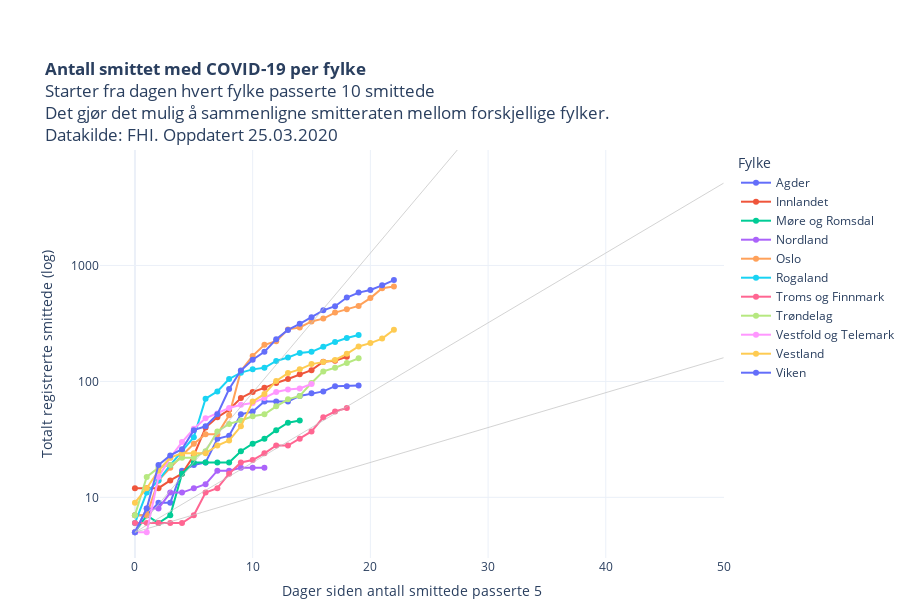

The cell this chart's notebook holds for it:
### Code cell
kategori = [i for i in restart["Fylke"].unique()]
kategori.sort()

fig = px.scatter(restart, 
                 x="level_1", 
                 y="value", 
                 color="Fylke",
                 hover_name="Fylke",
                 hover_data=["RHF", "variable", "value"],
                 #animation_frame="variable",
                 #animation_group="RHF",
                 log_y=True,
                 height=600,
                 #category_orders={"Fylke": kategori}, 
                 #color_discrete_sequence=colorlist,
                 template = "plotly_white",
                 range_y=[3,9900],
                 title = "<b>Antall smittet med COVID-19 per fylke</b><br>Starter fra dagen hvert fylke passerte 10 smittede<br>Det gjør det mulig å sammenligne smitteraten mellom forskjellige fylker.<br>Datakilde: FHI. Oppdatert "+datetime.today().strftime('%d.%m.%Y'),
                 labels = {"level_1": "Dager siden antall smittede passerte 5", "variable": "Dato", "value": "Totalt registrerte smittede (log)"}    
                )

fig.update_traces(mode="markers+lines")

fig.update_layout(autosize=True,
    margin=dict(l=100, r=100, t=150, b=0),
    paper_bgcolor='rgba(0, 0, 0, 0)',
    #plot_bgcolor='rgb(248, 248, 255)'    
                 )
fig.update_yaxes(nticks=4)

fig.add_shape(
        dict(
            type="line",
            x0=0,
            y0=5,
            x1=50,
            y1=5121,
            line=dict(
                color="rgba(192,192,192,0.7)",
                width=1
            ))
        )

fig.add_shape(
        dict(
            type="line",
            x0=0,
            y0=5,
            x1=50,
            y1=159.981,
            line=dict(
                color="rgba(192,192,192,0.7)",
                width=1
            ))
        )
fig.add_shape(
        dict(
            type="line",
            x0=0,
            y0=5,
            x1=50,
            y1=5226006.11,
            line=dict(
                color="rgba(192,192,192,0.7)",
                width=1
            ))
        )

fig.add_annotation(
    x=40,
    y=40000,
    text="FHI anslår 86 000 smittede <br> Slutten av april.",
    showarrow=False,
    font=dict(family="Helvetica", size=12),
    align="center",
    opacity=0.8)

py.plot(fig, filename='COVID19_antall_per_fylke.html', auto_open=False)
fig.show()

### Figure 1 — Plotly figure (JSON) as saved in the notebook; plotly's stock layout.template omitted (floating-point values rounded to 4 significant figures)
{"data": [{"customdata": [["Helse Sør-Øst", "05 Mar", 7], ["Helse Sør-Øst", "06 Mar", 7], ["Helse Sør-Øst", "07 Mar", 9], ["Helse Sør-Øst", "08 Mar", 9], ["Helse Sør-Øst", "09 Mar", 17], ["Helse Sør-Øst", "10 Mar", 19], ["Helse Sør-Øst", "11 Mar", 20], ["Helse Sør-Øst", "12 Mar", 32], ["Helse Sør-Øst", "13 Mar", 34], ["Helse Sør-Øst", "14 Mar", 52], ["Helse Sør-Øst", "15 Mar", 55], ["Helse Sør-Øst", "16 Mar", 67], ["Helse Sør-Øst", "17 Mar", 67], ["Helse Sør-Øst", "18 Mar", 67], ["Helse Sør-Øst", "19 Mar", 75], ["Helse Sør-Øst", "20 Mar", 79], ["Helse Sør-Øst", "21 Mar", 82], ["Helse Sør-Øst", "22 Mar", 91], ["Helse Sør-Øst", "23 Mar", 91], ["Helse Sør-Øst", "24 Mar", 92]], "hoverlabel": {"namelength": 0}, "hovertemplate": "<b>%{hovertext}</b><br><br>Fylke=Agder<br>Dager siden antall smittede passerte 5=%{x}<br>Totalt registrerte smittede (log)=%{customdata[2]}<br>RHF=%{customdata[0]}<br>Dato=%{customdata[1]}", "hovertext": ["Agder", "Agder", "Agder", "Agder", "Agder", "Agder", "Agder", "Agder", "Agder", "Agder", "Agder", "Agder", "Agder", "Agder", "Agder", "Agder", "Agder", "Agder", "Agder", "Agder"], "legendgroup": "Agder", "marker": {"color": "#636efa", "symbol": "circle"}, "mode": "markers+lines", "name": "Agder", "showlegend": true, "type": "scatter", "x": [0, 1, 2, 3, 4, 5, 6, 7, 8, 9, 10, 11, 12, 13, 14, 15, 16, 17, 18, 19], "xaxis": "x", "y": [7, 7, 9, 9, 17, 19, 20, 32, 34, 52, 55, 67, 67, 67, 75, 79, 82, 91, 91, 92], "yaxis": "y"}, {"customdata": [["Helse Sør-Øst", "06 Mar", 12], ["Helse Sør-Øst", "07 Mar", 12], ["Helse Sør-Øst", "08 Mar", 12], ["Helse Sør-Øst", "09 Mar", 14], ["Helse Sør-Øst", "10 Mar", 16], ["Helse Sør-Øst", "11 Mar", 23], ["Helse Sør-Øst", "12 Mar", 40], ["Helse Sør-Øst", "13 Mar", 49], ["Helse Sør-Øst", "14 Mar", 57], ["Helse Sør-Øst", "15 Mar", 72], ["Helse Sør-Øst", "16 Mar", 81], ["Helse Sør-Øst", "17 Mar", 88], ["Helse Sør-Øst", "18 Mar", 97], ["Helse Sør-Øst", "19 Mar", 105], ["Helse Sør-Øst", "20 Mar", 115], ["Helse Sør-Øst", "21 Mar", 125], ["Helse Sør-Øst", "22 Mar", 148], ["Helse Sør-Øst", "23 Mar", 151], ["Helse Sør-Øst", "24 Mar", 163]], "hoverlabel": {"namelength": 0}, "hovertemplate": "<b>%{hovertext}</b><br><br>Fylke=Innlandet<br>Dager siden antall smittede passerte 5=%{x}<br>Totalt registrerte smittede (log)=%{customdata[2]}<br>RHF=%{customdata[0]}<br>Dato=%{customdata[1]}", "hovertext": ["Innlandet", "Innlandet", "Innlandet", "Innlandet", "Innlandet", "Innlandet", "Innlandet", "Innlandet", "Innlandet", "Innlandet", "Innlandet", "Innlandet", "Innlandet", "Innlandet", "Innlandet", "Innlandet", "Innlandet", "Innlandet", "Innlandet"], "legendgroup": "Innlandet", "marker": {"color": "#EF553B", "symbol": "circle"}, "mode": "markers+lines", "name": "Innlandet", "showlegend": true, "type": "scatter", "x": [0, 1, 2, 3, 4, 5, 6, 7, 8, 9, 10, 11, 12, 13, 14, 15, 16, 17, 18], "xaxis": "x", "y": [12, 12, 12, 14, 16, 23, 40, 49, 57, 72, 81, 88, 97, 105, 115, 125, 148, 151, 163], "yaxis": "y"}, {"customdata": [["Helse Midt-Norge", "10 Mar", 5], ["Helse Midt-Norge", "11 Mar", 7], ["Helse Midt-Norge", "12 Mar", 6], ["Helse Midt-Norge", "13 Mar", 7], ["Helse Midt-Norge", "14 Mar", 16], ["Helse Midt-Norge", "15 Mar", 20], ["Helse Midt-Norge", "16 Mar", 20], ["Helse Midt-Norge", "17 Mar", 20], ["Helse Midt-Norge", "18 Mar", 20], ["Helse Midt-Norge", "19 Mar", 25], ["Helse Midt-Norge", "20 Mar", 29], ["Helse Midt-Norge", "21 Mar", 32], ["Helse Midt-Norge", "22 Mar", 38], ["Helse Midt-Norge", "23 Mar", 44], ["Helse Midt-Norge", "24 Mar", 46]], "hoverlabel": {"namelength": 0}, "hovertemplate": "<b>%{hovertext}</b><br><br>Fylke=Møre og Romsdal<br>Dager siden antall smittede passerte 5=%{x}<br>Totalt registrerte smittede (log)=%{customdata[2]}<br>RHF=%{customdata[0]}<br>Dato=%{customdata[1]}", "hovertext": ["Møre og Romsdal", "Møre og Romsdal", "Møre og Romsdal", "Møre og Romsdal", "Møre og Romsdal", "Møre og Romsdal", "Møre og Romsdal", "Møre og Romsdal", "Møre og Romsdal", "Møre og Romsdal", "Møre og Romsdal", "Møre og Romsdal", "Møre og Romsdal", "Møre og Romsdal", "Møre og Romsdal"], "legendgroup": "Møre og Romsdal", "marker": {"color": "#00cc96", "symbol": "circle"}, "mode": "markers+lines", "name": "Møre og Romsdal", "showlegend": true, "type": "scatter", "x": [0, 1, 2, 3, 4, 5, 6, 7, 8, 9, 10, 11, 12, 13, 14], "xaxis": "x", "y": [5, 7, 6, 7, 16, 20, 20, 20, 20, 25, 29, 32, 38, 44, 46], "yaxis": "y"}, {"customdata": [["Helse Nord", "13 Mar", 5], ["Helse Nord", "14 Mar", 8], ["Helse Nord", "15 Mar", 8], ["Helse Nord", "16 Mar", 11], ["Helse Nord", "17 Mar", 11], ["Helse Nord", "18 Mar", 12], ["Helse Nord", "19 Mar", 13], ["Helse Nord", "20 Mar", 17], ["Helse Nord", "21 Mar", 17], ["Helse Nord", "22 Mar", 18], ["Helse Nord", "23 Mar", 18], ["Helse Nord", "24 Mar", 18]], "hoverlabel": {"namelength": 0}, "hovertemplate": "<b>%{hovertext}</b><br><br>Fylke=Nordland<br>Dager siden antall smittede passerte 5=%{x}<br>Totalt registrerte smittede (log)=%{customdata[2]}<br>RHF=%{customdata[0]}<br>Dato=%{customdata[1]}", "hovertext": ["Nordland", "Nordland", "Nordland", "Nordland", "Nordland", "Nordland", "Nordland", "Nordland", "Nordland", "Nordland", "Nordland", "Nordland"], "legendgroup": "Nordland", "marker": {"color": "#ab63fa", "symbol": "circle"}, "mode": "markers+lines", "name": "Nordland", "showlegend": true, "type": "scatter", "x": [0, 1, 2, 3, 4, 5, 6, 7, 8, 9, 10, 11], "xaxis": "x", "y": [5, 8, 8, 11, 11, 12, 13, 17, 17, 18, 18, 18], "yaxis": "y"}, {"customdata": [["Helse Sør-Øst", "02 Mar", 7], ["Helse Sør-Øst", "03 Mar", 7], ["Helse Sør-Øst", "04 Mar", 14], ["Helse Sør-Øst", "05 Mar", 18], ["Helse Sør-Øst", "06 Mar", 23], ["Helse Sør-Øst", "07 Mar", 29], ["Helse Sør-Øst", "08 Mar", 35], ["Helse Sør-Øst", "09 Mar", 35], ["Helse Sør-Øst", "10 Mar", 51], ["Helse Sør-Øst", "11 Mar", 123], ["Helse Sør-Øst", "12 Mar", 166], ["Helse Sør-Øst", "13 Mar", 207], ["Helse Sør-Øst", "14 Mar", 222], ["Helse Sør-Øst", "15 Mar", 281], ["Helse Sør-Øst", "16 Mar", 292], ["Helse Sør-Øst", "17 Mar", 329], ["Helse Sør-Øst", "18 Mar", 348], ["Helse Sør-Øst", "19 Mar", 392], ["Helse Sør-Øst", "20 Mar", 419], ["Helse Sør-Øst", "21 Mar", 448], ["Helse Sør-Øst", "22 Mar", 523], ["Helse Sør-Øst", "23 Mar", 636], ["Helse Sør-Øst", "24 Mar", 657]], "hoverlabel": {"namelength": 0}, "hovertemplate": "<b>%{hovertext}</b><br><br>Fylke=Oslo<br>Dager siden antall smittede passerte 5=%{x}<br>Totalt registrerte smittede (log)=%{customdata[2]}<br>RHF=%{customdata[0]}<br>Dato=%{customdata[1]}", "hovertext": ["Oslo", "Oslo", "Oslo", "Oslo", "Oslo", "Oslo", "Oslo", "Oslo", "Oslo", "Oslo", "Oslo", "Oslo", "Oslo", "Oslo", "Oslo", "Oslo", "Oslo", "Oslo", "Oslo", "Oslo", "Oslo", "Oslo", "Oslo"], "legendgroup": "Oslo", "marker": {"color": "#FFA15A", "symbol": "circle"}, "mode": "markers+lines", "name": "Oslo", "showlegend": true, "type": "scatter", "x": [0, 1, 2, 3, 4, 5, 6, 7, 8, 9, 10, 11, 12, 13, 14, 15, 16, 17, 18, 19, 20, 21, 22], "xaxis": "x", "y": [7, 7, 14, 18, 23, 29, 35, 35, 51, 123, 166, 207, 222, 281, 292, 329, 348, 392, 419, 448, 523, 636, 657], "yaxis": "y"}, {"customdata": [["Helse Vest", "05 Mar", 6], ["Helse Vest", "06 Mar", 11], ["Helse Vest", "07 Mar", 14], ["Helse Vest", "08 Mar", 19], ["Helse Vest", "09 Mar", 25], ["Helse Vest", "10 Mar", 33], ["Helse Vest", "11 Mar", 71], ["Helse Vest", "12 Mar", 82], ["Helse Vest", "13 Mar", 105], ["Helse Vest", "14 Mar", 119], ["Helse Vest", "15 Mar", 127], ["Helse Vest", "16 Mar", 131], ["Helse Vest", "17 Mar", 150], ["Helse Vest", "18 Mar", 161], ["Helse Vest", "19 Mar", 176], ["Helse Vest", "20 Mar", 180], ["Helse Vest", "21 Mar", 199], ["Helse Vest", "22 Mar", 219], ["Helse Vest", "23 Mar", 237], ["Helse Vest", "24 Mar", 251]], "hoverlabel": {"namelength": 0}, "hovertemplate": "<b>%{hovertext}</b><br><br>Fylke=Rogaland<br>Dager siden antall smittede passerte 5=%{x}<br>Totalt registrerte smittede (log)=%{customdata[2]}<br>RHF=%{customdata[0]}<br>Dato=%{customdata[1]}", "hovertext": ["Rogaland", "Rogaland", "Rogaland", "Rogaland", "Rogaland", "Rogaland", "Rogaland", "Rogaland", "Rogaland", "Rogaland", "Rogaland", "Rogaland", "Rogaland", "Rogaland", "Rogaland", "Rogaland", "Rogaland", "Rogaland", "Rogaland", "Rogaland"], "legendgroup": "Rogaland", "marker": {"color": "#19d3f3", "symbol": "circle"}, "mode": "markers+lines", "name": "Rogaland", "showlegend": true, "type": "scatter", "x": [0, 1, 2, 3, 4, 5, 6, 7, 8, 9, 10, 11, 12, 13, 14, 15, 16, 17, 18, 19], "xaxis": "x", "y": [6, 11, 14, 19, 25, 33, 71, 82, 105, 119, 127, 131, 150, 161, 176, 180, 199, 219, 237, 251], "yaxis": "y"}, {"customdata": [["Helse Nord", "06 Mar", 6], ["Helse Nord", "07 Mar", 6], ["Helse Nord", "08 Mar", 6], ["Helse Nord", "09 Mar", 6], ["Helse Nord", "10 Mar", 6], ["Helse Nord", "11 Mar", 7], ["Helse Nord", "12 Mar", 11], ["Helse Nord", "13 Mar", 12], ["Helse Nord", "14 Mar", 16], ["Helse Nord", "15 Mar", 20], ["Helse Nord", "16 Mar", 21], ["Helse Nord", "17 Mar", 24], ["Helse Nord", "18 Mar", 28], ["Helse Nord", "19 Mar", 28], ["Helse Nord", "20 Mar", 32], ["Helse Nord", "21 Mar", 37], ["Helse Nord", "22 Mar", 49], ["Helse Nord", "23 Mar", 55], ["Helse Nord", "24 Mar", 59]], "hoverlabel": {"namelength": 0}, "hovertemplate": "<b>%{hovertext}</b><br><br>Fylke=Troms og Finnmark<br>Dager siden antall smittede passerte 5=%{x}<br>Totalt registrerte smittede (log)=%{customdata[2]}<br>RHF=%{customdata[0]}<br>Dato=%{customdata[1]}", "hovertext": ["Troms og Finnmark", "Troms og Finnmark", "Troms og Finnmark", "Troms og Finnmark", "Troms og Finnmark", "Troms og Finnmark", "Troms og Finnmark", "Troms og Finnmark", "Troms og Finnmark", "Troms og Finnmark", "Troms og Finnmark", "Troms og Finnmark", "Troms og Finnmark", "Troms og Finnmark", "Troms og Finnmark", "Troms og Finnmark", "Troms og Finnmark", "Troms og Finnmark", "Troms og Finnmark"], "legendgroup": "Troms og Finnmark", "marker": {"color": "#FF6692", "symbol": "circle"}, "mode": "markers+lines", "name": "Troms og Finnmark", "showlegend": true, "type": "scatter", "x": [0, 1, 2, 3, 4, 5, 6, 7, 8, 9, 10, 11, 12, 13, 14, 15, 16, 17, 18], "xaxis": "x", "y": [6, 6, 6, 6, 6, 7, 11, 12, 16, 20, 21, 24, 28, 28, 32, 37, 49, 55, 59], "yaxis": "y"}, {"customdata": [["Helse Midt-Norge", "05 Mar", 7], ["Helse Midt-Norge", "06 Mar", 15], ["Helse Midt-Norge", "07 Mar", 18], ["Helse Midt-Norge", "08 Mar", 19], ["Helse Midt-Norge", "09 Mar", 22], ["Helse Midt-Norge", "10 Mar", 22], ["Helse Midt-Norge", "11 Mar", 25], ["Helse Midt-Norge", "12 Mar", 37], ["Helse Midt-Norge", "13 Mar", 43], ["Helse Midt-Norge", "14 Mar", 46], ["Helse Midt-Norge", "15 Mar", 50], ["Helse Midt-Norge", "16 Mar", 52], ["Helse Midt-Norge", "17 Mar", 61], ["Helse Midt-Norge", "18 Mar", 70], ["Helse Midt-Norge", "19 Mar", 75], ["Helse Midt-Norge", "20 Mar", 97], ["Helse Midt-Norge", "21 Mar", 122], ["Helse Midt-Norge", "22 Mar", 131], ["Helse Midt-Norge", "23 Mar", 144], ["Helse Midt-Norge", "24 Mar", 158]], "hoverlabel": {"namelength": 0}, "hovertemplate": "<b>%{hovertext}</b><br><br>Fylke=Trøndelag<br>Dager siden antall smittede passerte 5=%{x}<br>Totalt registrerte smittede (log)=%{customdata[2]}<br>RHF=%{customdata[0]}<br>Dato=%{customdata[1]}", "hovertext": ["Trøndelag", "Trøndelag", "Trøndelag", "Trøndelag", "Trøndelag", "Trøndelag", "Trøndelag", "Trøndelag", "Trøndelag", "Trøndelag", "Trøndelag", "Trøndelag", "Trøndelag", "Trøndelag", "Trøndelag", "Trøndelag", "Trøndelag", "Trøndelag", "Trøndelag", "Trøndelag"], "legendgroup": "Trøndelag", "marker": {"color": "#B6E880", "symbol": "circle"}, "mode": "markers+lines", "name": "Trøndelag", "showlegend": true, "type": "scatter", "x": [0, 1, 2, 3, 4, 5, 6, 7, 8, 9, 10, 11, 12, 13, 14, 15, 16, 17, 18, 19], "xaxis": "x", "y": [7, 15, 18, 19, 22, 22, 25, 37, 43, 46, 50, 52, 61, 70, 75, 97, 122, 131, 144, 158], "yaxis": "y"}, {"customdata": [["Helse Sør-Øst", "09 Mar", 5], ["Helse Sør-Øst", "10 Mar", 5], ["Helse Sør-Øst", "11 Mar", 15], ["Helse Sør-Øst", "12 Mar", 22], ["Helse Sør-Øst", "13 Mar", 30], ["Helse Sør-Øst", "14 Mar", 39], ["Helse Sør-Øst", "15 Mar", 48], ["Helse Sør-Øst", "16 Mar", 53], ["Helse Sør-Øst", "17 Mar", 59], ["Helse Sør-Øst", "18 Mar", 63], ["Helse Sør-Øst", "19 Mar", 65], ["Helse Sør-Øst", "20 Mar", 72], ["Helse Sør-Øst", "21 Mar", 81], ["Helse Sør-Øst", "22 Mar", 85], ["Helse Sør-Øst", "23 Mar", 87], ["Helse Sør-Øst", "24 Mar", 95]], "hoverlabel": {"namelength": 0}, "hovertemplate": "<b>%{hovertext}</b><br><br>Fylke=Vestfold og Telemark<br>Dager siden antall smittede passerte 5=%{x}<br>Totalt registrerte smittede (log)=%{customdata[2]}<br>RHF=%{customdata[0]}<br>Dato=%{customdata[1]}", "hovertext": ["Vestfold og Telemark", "Vestfold og Telemark", "Vestfold og Telemark", "Vestfold og Telemark", "Vestfold og Telemark", "Vestfold og Telemark", "Vestfold og Telemark", "Vestfold og Telemark", "Vestfold og Telemark", "Vestfold og Telemark", "Vestfold og Telemark", "Vestfold og Telemark", "Vestfold og Telemark", "Vestfold og Telemark", "Vestfold og Telemark", "Vestfold og Telemark"], "legendgroup": "Vestfold og Telemark", "marker": {"color": "#FF97FF", "symbol": "circle"}, "mode": "markers+lines", "name": "Vestfold og Telemark", "showlegend": true, "type": "scatter", "x": [0, 1, 2, 3, 4, 5, 6, 7, 8, 9, 10, 11, 12, 13, 14, 15], "xaxis": "x", "y": [5, 5, 15, 22, 30, 39, 48, 53, 59, 63, 65, 72, 81, 85, 87, 95], "yaxis": "y"}, {"customdata": [["Helse Vest", "02 Mar", 9], ["Helse Vest", "03 Mar", 12], ["Helse Vest", "04 Mar", 17], ["Helse Vest", "05 Mar", 22], ["Helse Vest", "06 Mar", 24], ["Helse Vest", "07 Mar", 24], ["Helse Vest", "08 Mar", 24], ["Helse Vest", "09 Mar", 28], ["Helse Vest", "10 Mar", 31], ["Helse Vest", "11 Mar", 41], ["Helse Vest", "12 Mar", 67], ["Helse Vest", "13 Mar", 78], ["Helse Vest", "14 Mar", 101], ["Helse Vest", "15 Mar", 118], ["Helse Vest", "16 Mar", 127], ["Helse Vest", "17 Mar", 141], ["Helse Vest", "18 Mar", 147], ["Helse Vest", "19 Mar", 153], ["Helse Vest", "20 Mar", 173], ["Helse Vest", "21 Mar", 200], ["Helse Vest", "22 Mar", 214], ["Helse Vest", "23 Mar", 234], ["Helse Vest", "24 Mar", 279]], "hoverlabel": {"namelength": 0}, "hovertemplate": "<b>%{hovertext}</b><br><br>Fylke=Vestland<br>Dager siden antall smittede passerte 5=%{x}<br>Totalt registrerte smittede (log)=%{customdata[2]}<br>RHF=%{customdata[0]}<br>Dato=%{customdata[1]}", "hovertext": ["Vestland", "Vestland", "Vestland", "Vestland", "Vestland", "Vestland", "Vestland", "Vestland", "Vestland", "Vestland", "Vestland", "Vestland", "Vestland", "Vestland", "Vestland", "Vestland", "Vestland", "Vestland", "Vestland", "Vestland", "Vestland", "Vestland", "Vestland"], "legendgroup": "Vestland", "marker": {"color": "#FECB52", "symbol": "circle"}, "mode": "markers+lines", "name": "Vestland", "showlegend": true, "type": "scatter", "x": [0, 1, 2, 3, 4, 5, 6, 7, 8, 9, 10, 11, 12, 13, 14, 15, 16, 17, 18, 19, 20, 21, 22], "xaxis": "x", "y": [9, 12, 17, 22, 24, 24, 24, 28, 31, 41, 67, 78, 101, 118, 127, 141, 147, 153, 173, 200, 214, 234, 279], "yaxis": "y"}, {"customdata": [["Helse Sør-Øst", "02 Mar", 5], ["Helse Sør-Øst", "03 Mar", 8], ["Helse Sør-Øst", "04 Mar", 19], ["Helse Sør-Øst", "05 Mar", 23], ["Helse Sør-Øst", "06 Mar", 26], ["Helse Sør-Øst", "07 Mar", 38], ["Helse Sør-Øst", "08 Mar", 41], ["Helse Sør-Øst", "09 Mar", 52], ["Helse Sør-Øst", "10 Mar", 86], ["Helse Sør-Øst", "11 Mar", 124], ["Helse Sør-Øst", "12 Mar", 154], ["Helse Sør-Øst", "13 Mar", 180], ["Helse Sør-Øst", "14 Mar", 231], ["Helse Sør-Øst", "15 Mar", 278], ["Helse Sør-Øst", "16 Mar", 314], ["Helse Sør-Øst", "17 Mar", 358], ["Helse Sør-Øst", "18 Mar", 410], ["Helse Sør-Øst", "19 Mar", 445], ["Helse Sør-Øst", "20 Mar", 529], ["Helse Sør-Øst", "21 Mar", 583], ["Helse Sør-Øst", "22 Mar", 615], ["Helse Sør-Øst", "23 Mar", 674], ["Helse Sør-Øst", "24 Mar", 748]], "hoverlabel": {"namelength": 0}, "hovertemplate": "<b>%{hovertext}</b><br><br>Fylke=Viken<br>Dager siden antall smittede passerte 5=%{x}<br>Totalt registrerte smittede (log)=%{customdata[2]}<br>RHF=%{customdata[0]}<br>Dato=%{customdata[1]}", "hovertext": ["Viken", "Viken", "Viken", "Viken", "Viken", "Viken", "Viken", "Viken", "Viken", "Viken", "Viken", "Viken", "Viken", "Viken", "Viken", "Viken", "Viken", "Viken", "Viken", "Viken", "Viken", "Viken", "Viken"], "legendgroup": "Viken", "marker": {"color": "#636efa", "symbol": "circle"}, "mode": "markers+lines", "name": "Viken", "showlegend": true, "type": "scatter", "x": [0, 1, 2, 3, 4, 5, 6, 7, 8, 9, 10, 11, 12, 13, 14, 15, 16, 17, 18, 19, 20, 21, 22], "xaxis": "x", "y": [5, 8, 19, 23, 26, 38, 41, 52, 86, 124, 154, 180, 231, 278, 314, 358, 410, 445, 529, 583, 615, 674, 748], "yaxis": "y"}], "layout": {"annotations": [{"align": "center", "font": {"family": "Helvetica", "size": 12}, "opacity": 0.8, "showarrow": false, "text": "FHI anslår 86 000 smittede <br> Slutten av april.", "x": 40, "y": 40000}], "autosize": true, "height": 600, "legend": {"title": {"text": "Fylke"}, "tracegroupgap": 0}, "margin": {"b": 0, "l": 100, "r": 100, "t": 150}, "paper_bgcolor": "rgba(0, 0, 0, 0)", "shapes": [{"line": {"color": "rgba(192,192,192,0.7)", "width": 1}, "type": "line", "x0": 0, "x1": 50, "y0": 5, "y1": 5121}, {"line": {"color": "rgba(192,192,192,0.7)", "width": 1}, "type": "line", "x0": 0, "x1": 50, "y0": 5, "y1": 160.0}, {"line": {"color": "rgba(192,192,192,0.7)", "width": 1}, "type": "line", "x0": 0, "x1": 50, "y0": 5, "y1": 5226000.0}], "title": {"text": "<b>Antall smittet med COVID-19 per fylke</b><br>Starter fra dagen hvert fylke passerte 10 smittede<br>Det gjør det mulig å sammenligne smitteraten mellom forskjellige fylker.<br>Datakilde: FHI. Oppdatert 25.03.2020"}, "xaxis": {"anchor": "y", "domain": [0, 1], "title": {"text": "Dager siden antall smittede passerte 5"}}, "yaxis": {"anchor": "x", "domain": [0, 1], "nticks": 4, "range": [0.4771, 3.996], "title": {"text": "Totalt registrerte smittede (log)"}, "type": "log"}}}
